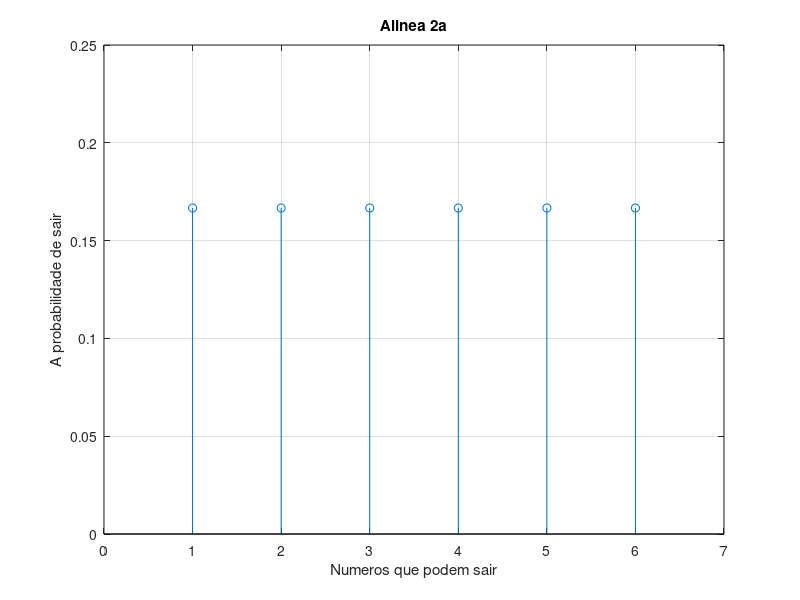

Write the MATLAB code that produced this figure.
i = 1:1:6 %[1 2 3 4 5 6];



% Função massa de probabilidade de X
PMassax = ones(1,6)/6; 
% cria um vetor 1 por 6 cheio de uns e
% divide os por 6 => [1/6 1/6 1/6 1/6 1/6 1/6]

stem(i, PMassax);
title('Alinea 2a');
xlabel('Numeros que podem sair');
ylabel('A probabilidade de sair');
axis([0 7 0 0.25]);
grid on;
